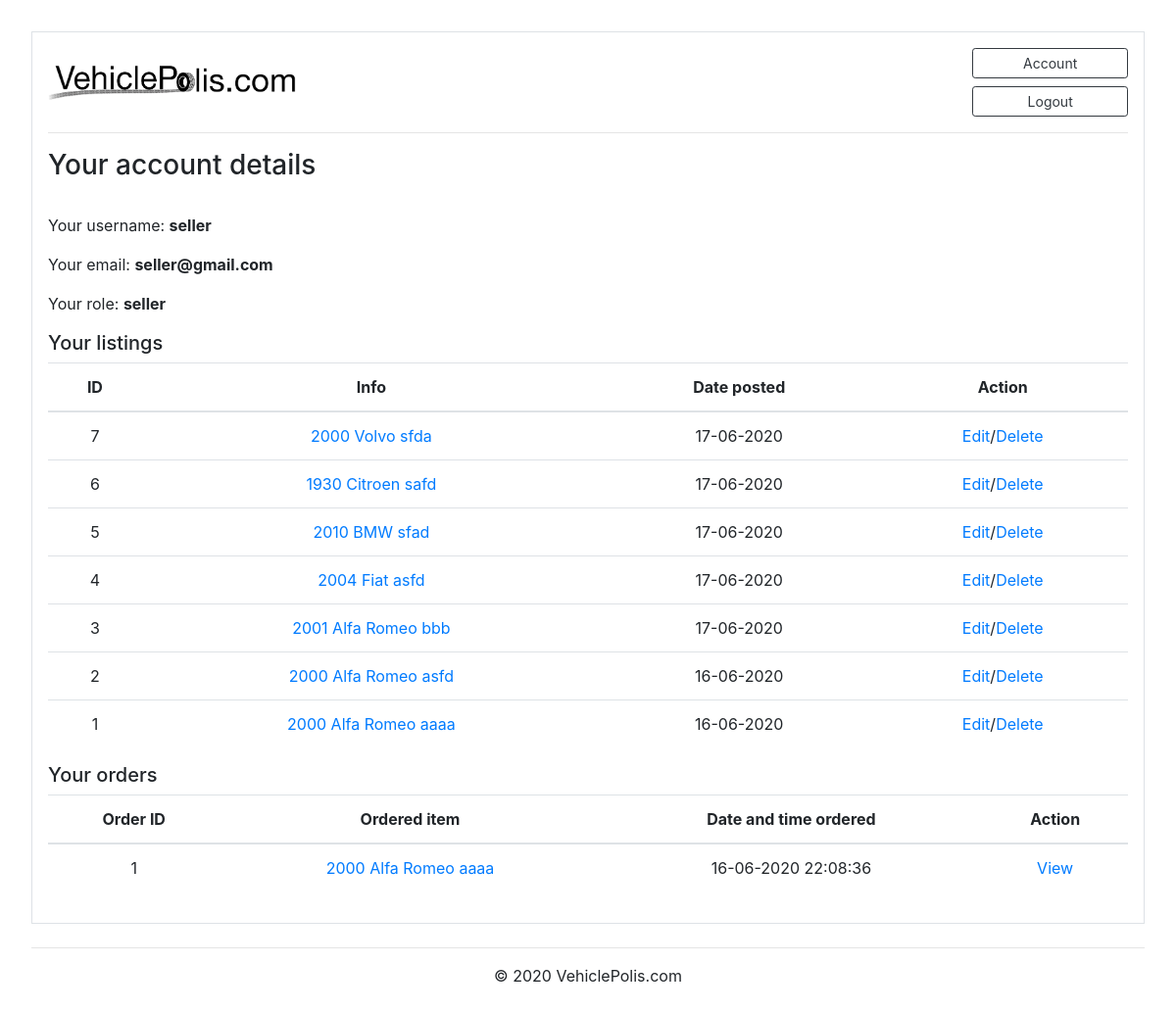
Page /account (signed in) on the earlier database version.
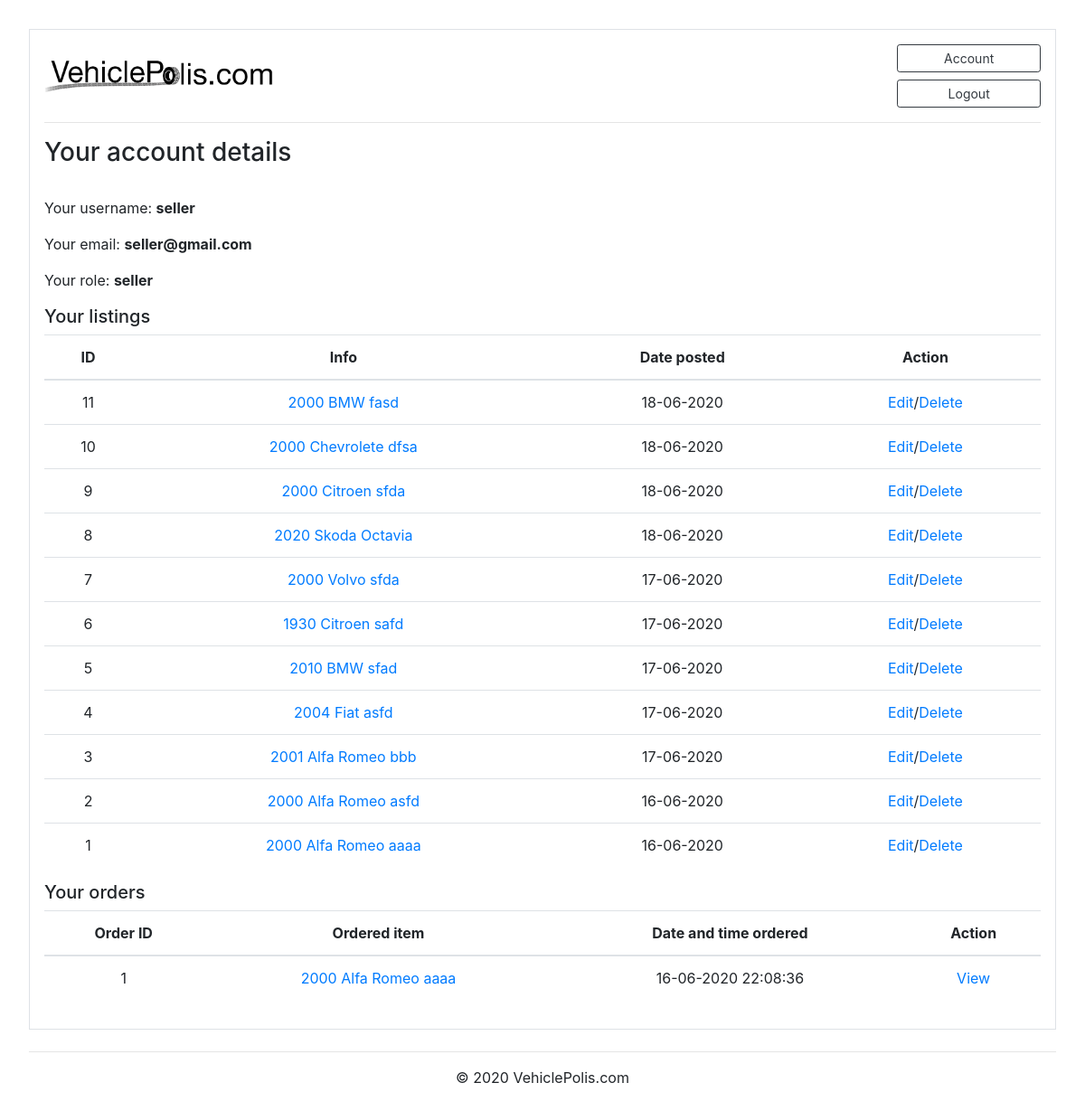
Same page on the later database version.
### marketplace/models.py (models this page shows, shortened)
class Post(db.Model):
    id = db.Column(db.Integer, primary_key=True)
    condition = db.Column(db.String(100), nullable=False)
    title = db.Column(db.String(100), nullable=False)
    make = db.Column(db.String(100), nullable=False)
    model = db.Column(db.String(100), nullable=False)
    price = db.Column(db.Integer(), nullable=False)
    year = db.Column(db.Integer(), nullable=False)
    ODO = db.Column(db.Integer(), nullable=False)
    category = db.Column(db.String(100), nullable=False)
    fuel = db.Column(db.String(100), nullable=False)
    transmission = db.Column(db.String(100), nullable=False)
    quantity = db.Column(db.Integer(), nullable=False)
    date_posted = db.Column(db.DateTime, nullable=False, default=datetime.now)
    description = db.Column(db.Text, nullable=True)
    image_file = db.Column(db.String(20), nullable=False, default='default.png')
    user_id = db.Column(db.Integer, db.ForeignKey('user.id'), nullable=False)
    orders = db.relationship('Order', backref='item', lazy=True)
    reviews = db.relationship('Review', backref='item', lazy=True)

class Order(db.Model):
    id = db.Column(db.Integer, primary_key=True)
    quantity = db.Column(db.Integer(), nullable=False)
    first_name = db.Column(db.String(100), nullable=False)
    last_name = db.Column(db.String(100), nullable=False)
    company_name = db.Column(db.String(100), nullable=True)
    address1 = db.Column(db.String(100), nullable=False)
    address2 = db.Column(db.String(100), nullable=False)
    suburb = db.Column(db.String(100), nullable=False)
    city = db.Column(db.String(100), nullable=False)
    state = db.Column(db.String(100), nullable=False)
    country = db.Column(db.String(100), nullable=False)
    phone = db.Column(db.String(100), nullable=False)
    email = db.Column(db.String(100), nullable=False)
    date_posted = db.Column(db.DateTime, nullable=False, default=datetime.now)
    item_id = db.Column(db.Integer, db.ForeignKey('post.id'), nullable=False)
    user_id = db.Column(db.Integer, db.ForeignKey('user.id'), nullable=False)
    reviews = db.relationship('Review', backref='order', lazy=True)

### marketplace/routes.py (the view)
@current_app.route("/account")
@login_required
def account():
    searchform = SearchForm()
    posts = Post.query.order_by(Post.id.desc()).filter(Post.author == current_user)
    orders = Order.query.order_by(Order.id.desc()).filter(Order.author == current_user)
    posts_count = Post.query.order_by(Post.id.desc()).filter(Post.author == current_user).count()
    orders_count = Order.query.order_by(Order.id.desc()).filter(Order.author == current_user).count()
    return render_template('account.html', searchform=searchform, posts=posts, orders=orders, posts_count=posts_count, orders_count=orders_count)

### marketplace/models.py (called while the page is built)
@login_manager.user_loader
def load_user(user_id):
    return User.query.get(int(user_id))

### marketplace/templates/account.html
{% extends "base.html" %}
{% block content %}
<h3 class="account-heading">Your account details</h3>
<br>
<p class="text"> Your username: <b>{{ current_user.username }}</p></b>
<p class="text"> Your email: <b>{{ current_user.email }}</p></b>
<p class="text"> Your role: <b>{{ current_user.role }}</p></b>
<h5>Your listings</h5>
{% if posts_count %}
  <table class="table text-center">
    <thead>
      <tr>
        <th>ID</th>
        <th>Info</th>
        <th>Date posted</th>
        <th>Action</th>
      </tr>
    </thead>
    <tbody>
        {% for post in posts %}
      <tr>
        <td>{{post.id}}</td>
        <td> <a href="{{ url_for('post', post_id=post.id) }}"> {{post.year}} {{post.make}} {{post.model}}</a></td>
        <td>{{ post.date_posted.strftime('%d-%m-%Y') }}</td>
        <td><a href="{{ url_for('update_post', post_id=post.id) }}">Edit</a>/<a href="{{ url_for('delete_post', post_id=post.id) }}">Delete</a></td>
      </tr>
      {% endfor %}
    </tbody>
  </table>
{% else %}
  <p class="mb-2">You have no listings</p>
{% endif %}
<h5>Your orders</h5>
{% if orders_count %}
<table class="table text-center">
  <thead>
    <tr>
      <th>Order ID</th>
      <th>Ordered item</th>
      <th>Date and time ordered</th>
      <th>Action</th>
    </tr>
  </thead>
  <tbody>
    {% for order in orders %}
      <tr>
        <td>{{order.id}}</td>
        <td> <a href="{{ url_for('post', post_id=order.item.id) }}"> {{order.item.year}} {{order.item.make}} {{order.item.model}}</a></td>
        <td>{{ order.date_posted.strftime('%d-%m-%Y %H:%M:%S') }}</td>
        <td><a href="{{ url_for('order_details', order_id=order.id) }}">View</a></td>
      </tr>
    {% endfor %}
  </tbody>
</table>
{% else %}
<p class="mb-2">You have no orders</p>
{% endif %}
{% endblock content %}

Differences in the rows shown:
added Post: id "11", year "2000", make "BMW", model "fasd", date_posted "18-06-2020"
added Post: id "10", year "2000", make "Chevrolete", model "dfsa", date_posted "18-06-2020"
added Post: id "9", year "2000", make "Citroen", model "sfda", date_posted "18-06-2020"
added Post: id "8", year "2020", make "Skoda", model "Octavia", date_posted "18-06-2020"
